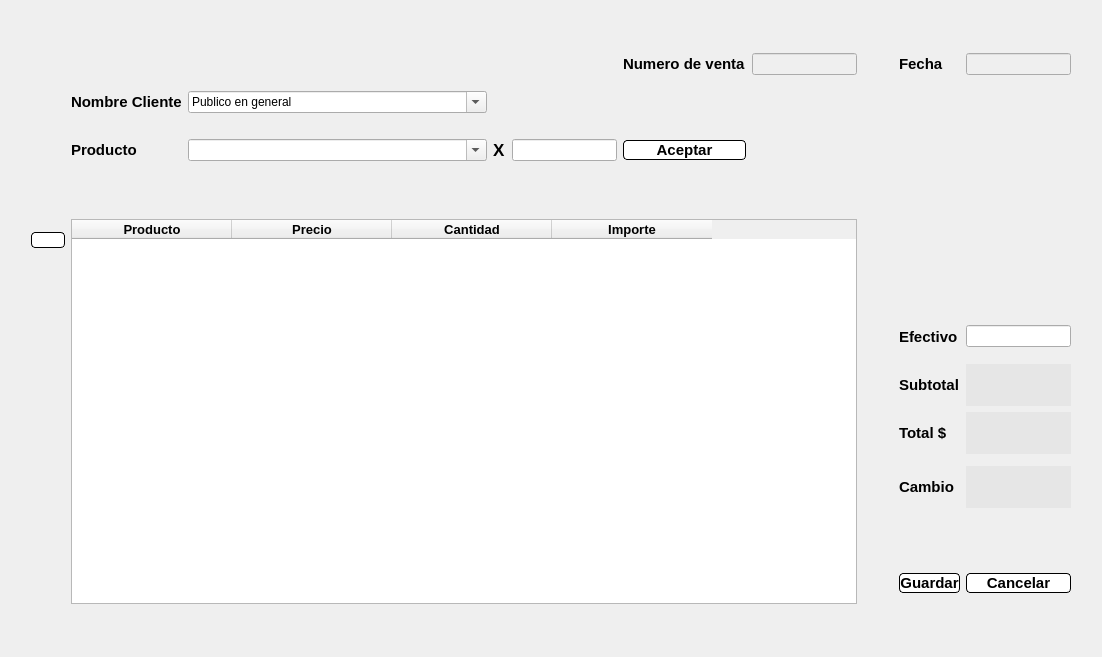
<?xml version="1.0" encoding="UTF-8"?>
<ui version="4.0">
 <class>Form</class>
 <widget class="QWidget" name="Form">
  <property name="geometry">
   <rect>
    <x>0</x>
    <y>0</y>
    <width>1102</width>
    <height>657</height>
   </rect>
  </property>
  <property name="minimumSize">
   <size>
    <width>800</width>
    <height>600</height>
   </size>
  </property>
  <property name="windowTitle">
   <string>Form</string>
  </property>
  <layout class="QGridLayout" name="gridLayout">
   <item row="6" column="1">
    <widget class="QPushButton" name="pushButton_Eliminar">
     <property name="styleSheet">
      <string notr="true">QPushButton{
	border: 1px solid Black;
	background-color: #fff;
	border-radius: 4px;
}
</string>
     </property>
     <property name="text">
      <string/>
     </property>
     <property name="icon">
      <iconset>
       <normaloff>Imagenes/Elimi.png</normaloff>Imagenes/Elimi.png</iconset>
     </property>
     <property name="shortcut">
      <string>Del</string>
     </property>
    </widget>
   </item>
   <item row="3" column="11">
    <widget class="QLabel" name="label_9">
     <property name="font">
      <font>
       <pointsize>13</pointsize>
       <weight>75</weight>
       <bold>true</bold>
      </font>
     </property>
     <property name="text">
      <string>X</string>
     </property>
    </widget>
   </item>
   <item row="3" column="12">
    <widget class="QLineEdit" name="lineEdit_Cantidad"/>
   </item>
   <item row="3" column="3" colspan="8">
    <widget class="QComboBox" name="comboBox_2">
     <property name="styleSheet">
      <string notr="true">selection-background-color: rgb(85, 170, 255);</string>
     </property>
     <property name="editable">
      <bool>true</bool>
     </property>
    </widget>
   </item>
   <item row="2" column="3" colspan="8">
    <widget class="QComboBox" name="comboBox">
     <property name="styleSheet">
      <string notr="true">selection-background-color: rgb(85, 170, 255);</string>
     </property>
     <property name="editable">
      <bool>true</bool>
     </property>
     <property name="currentText">
      <string>Publico en general</string>
     </property>
    </widget>
   </item>
   <item row="1" column="14">
    <widget class="QLineEdit" name="lineEdit_Numero">
     <property name="enabled">
      <bool>false</bool>
     </property>
    </widget>
   </item>
   <item row="0" column="15">
    <spacer name="horizontalSpacer_13">
     <property name="orientation">
      <enum>Qt::Horizontal</enum>
     </property>
     <property name="sizeHint" stdset="0">
      <size>
       <width>40</width>
       <height>20</height>
      </size>
     </property>
    </spacer>
   </item>
   <item row="2" column="2">
    <widget class="QLabel" name="label_7">
     <property name="font">
      <font>
       <pointsize>11</pointsize>
       <weight>75</weight>
       <bold>true</bold>
      </font>
     </property>
     <property name="text">
      <string>Nombre Cliente</string>
     </property>
    </widget>
   </item>
   <item row="15" column="0">
    <spacer name="verticalSpacer_12">
     <property name="orientation">
      <enum>Qt::Vertical</enum>
     </property>
     <property name="sizeHint" stdset="0">
      <size>
       <width>20</width>
       <height>40</height>
      </size>
     </property>
    </spacer>
   </item>
   <item row="14" column="0">
    <spacer name="verticalSpacer_11">
     <property name="orientation">
      <enum>Qt::Vertical</enum>
     </property>
     <property name="sizeHint" stdset="0">
      <size>
       <width>20</width>
       <height>40</height>
      </size>
     </property>
    </spacer>
   </item>
   <item row="12" column="0">
    <spacer name="verticalSpacer_9">
     <property name="orientation">
      <enum>Qt::Vertical</enum>
     </property>
     <property name="sizeHint" stdset="0">
      <size>
       <width>20</width>
       <height>40</height>
      </size>
     </property>
    </spacer>
   </item>
   <item row="10" column="0">
    <spacer name="verticalSpacer_8">
     <property name="orientation">
      <enum>Qt::Vertical</enum>
     </property>
     <property name="sizeHint" stdset="0">
      <size>
       <width>20</width>
       <height>40</height>
      </size>
     </property>
    </spacer>
   </item>
   <item row="13" column="0">
    <spacer name="verticalSpacer_10">
     <property name="orientation">
      <enum>Qt::Vertical</enum>
     </property>
     <property name="sizeHint" stdset="0">
      <size>
       <width>20</width>
       <height>40</height>
      </size>
     </property>
    </spacer>
   </item>
   <item row="9" column="0">
    <spacer name="verticalSpacer_7">
     <property name="orientation">
      <enum>Qt::Vertical</enum>
     </property>
     <property name="sizeHint" stdset="0">
      <size>
       <width>20</width>
       <height>40</height>
      </size>
     </property>
    </spacer>
   </item>
   <item row="8" column="0">
    <spacer name="verticalSpacer_6">
     <property name="orientation">
      <enum>Qt::Vertical</enum>
     </property>
     <property name="sizeHint" stdset="0">
      <size>
       <width>20</width>
       <height>40</height>
      </size>
     </property>
    </spacer>
   </item>
   <item row="3" column="2">
    <widget class="QLabel" name="label_4">
     <property name="font">
      <font>
       <pointsize>11</pointsize>
       <weight>75</weight>
       <bold>true</bold>
      </font>
     </property>
     <property name="text">
      <string>Producto</string>
     </property>
    </widget>
   </item>
   <item row="10" column="17">
    <widget class="QLabel" name="label_total">
     <property name="font">
      <font>
       <pointsize>12</pointsize>
       <weight>75</weight>
       <bold>true</bold>
      </font>
     </property>
     <property name="toolTip">
      <string/>
     </property>
     <property name="styleSheet">
      <string notr="true">background-color: rgb(230, 230, 230);</string>
     </property>
     <property name="text">
      <string/>
     </property>
     <property name="scaledContents">
      <bool>false</bool>
     </property>
     <property name="wordWrap">
      <bool>false</bool>
     </property>
     <property name="openExternalLinks">
      <bool>false</bool>
     </property>
    </widget>
   </item>
   <item row="8" column="16">
    <widget class="QLabel" name="label_6">
     <property name="font">
      <font>
       <pointsize>11</pointsize>
       <weight>75</weight>
       <bold>true</bold>
      </font>
     </property>
     <property name="text">
      <string>Efectivo</string>
     </property>
    </widget>
   </item>
   <item row="8" column="17">
    <widget class="QLineEdit" name="lineEdit_Efectivo"/>
   </item>
   <item row="9" column="17">
    <widget class="QLabel" name="label_Subtotal">
     <property name="font">
      <font>
       <pointsize>12</pointsize>
       <weight>75</weight>
       <bold>true</bold>
      </font>
     </property>
     <property name="toolTip">
      <string/>
     </property>
     <property name="styleSheet">
      <string notr="true">background-color: rgb(230, 230, 230);</string>
     </property>
     <property name="text">
      <string/>
     </property>
     <property name="scaledContents">
      <bool>false</bool>
     </property>
     <property name="wordWrap">
      <bool>false</bool>
     </property>
     <property name="openExternalLinks">
      <bool>false</bool>
     </property>
    </widget>
   </item>
   <item row="12" column="17">
    <widget class="QLabel" name="label_Cambio">
     <property name="font">
      <font>
       <pointsize>12</pointsize>
       <weight>75</weight>
       <bold>true</bold>
      </font>
     </property>
     <property name="toolTip">
      <string/>
     </property>
     <property name="styleSheet">
      <string notr="true">background-color: rgb(230, 230, 230);</string>
     </property>
     <property name="text">
      <string/>
     </property>
     <property name="scaledContents">
      <bool>false</bool>
     </property>
     <property name="wordWrap">
      <bool>false</bool>
     </property>
     <property name="openExternalLinks">
      <bool>false</bool>
     </property>
    </widget>
   </item>
   <item row="6" column="2" rowspan="9" colspan="13">
    <widget class="QTableWidget" name="tableWidget">
     <property name="editTriggers">
      <set>QAbstractItemView::NoEditTriggers</set>
     </property>
     <property name="selectionMode">
      <enum>QAbstractItemView::SingleSelection</enum>
     </property>
     <property name="selectionBehavior">
      <enum>QAbstractItemView::SelectRows</enum>
     </property>
     <attribute name="horizontalHeaderDefaultSectionSize">
      <number>160</number>
     </attribute>
     <attribute name="horizontalHeaderMinimumSectionSize">
      <number>36</number>
     </attribute>
     <column>
      <property name="text">
       <string>Producto</string>
      </property>
      <property name="font">
       <font>
        <pointsize>10</pointsize>
        <weight>75</weight>
        <bold>true</bold>
       </font>
      </property>
     </column>
     <column>
      <property name="text">
       <string>Precio</string>
      </property>
      <property name="font">
       <font>
        <pointsize>10</pointsize>
        <weight>75</weight>
        <bold>true</bold>
       </font>
      </property>
      <property name="icon">
       <iconset>
        <normaloff>Imagenes/images.png</normaloff>Imagenes/images.png</iconset>
      </property>
     </column>
     <column>
      <property name="text">
       <string>Cantidad</string>
      </property>
      <property name="font">
       <font>
        <pointsize>10</pointsize>
        <weight>75</weight>
        <bold>true</bold>
       </font>
      </property>
     </column>
     <column>
      <property name="text">
       <string>Importe</string>
      </property>
      <property name="font">
       <font>
        <pointsize>10</pointsize>
        <weight>75</weight>
        <bold>true</bold>
       </font>
      </property>
     </column>
    </widget>
   </item>
   <item row="14" column="16">
    <widget class="QPushButton" name="pushButton_Guardar">
     <property name="font">
      <font>
       <pointsize>11</pointsize>
       <weight>75</weight>
       <bold>true</bold>
      </font>
     </property>
     <property name="styleSheet">
      <string notr="true">
QPushButton{
	border: 1px solid Black;
	background-color: #fff;
	border-radius: 4px;
}
</string>
     </property>
     <property name="text">
      <string>Guardar</string>
     </property>
     <property name="icon">
      <iconset>
       <normaloff>Imagenes/gurdar.jpg</normaloff>Imagenes/gurdar.jpg</iconset>
     </property>
     <property name="iconSize">
      <size>
       <width>20</width>
       <height>20</height>
      </size>
     </property>
    </widget>
   </item>
   <item row="14" column="17">
    <widget class="QPushButton" name="pushButton_Cancelar">
     <property name="font">
      <font>
       <pointsize>11</pointsize>
       <weight>75</weight>
       <bold>true</bold>
      </font>
     </property>
     <property name="styleSheet">
      <string notr="true">

QPushButton{
	border: 1px solid Black;
	background-color: #fff;
	border-radius: 4px;
}
</string>
     </property>
     <property name="text">
      <string>Cancelar</string>
     </property>
     <property name="icon">
      <iconset>
       <normaloff>Imagenes/cancelar.png</normaloff>Imagenes/cancelar.png</iconset>
     </property>
     <property name="iconSize">
      <size>
       <width>20</width>
       <height>20</height>
      </size>
     </property>
    </widget>
   </item>
   <item row="10" column="16">
    <widget class="QLabel" name="label_5">
     <property name="font">
      <font>
       <pointsize>11</pointsize>
       <weight>75</weight>
       <bold>true</bold>
      </font>
     </property>
     <property name="text">
      <string>Total $</string>
     </property>
    </widget>
   </item>
   <item row="9" column="16">
    <widget class="QLabel" name="label_8">
     <property name="font">
      <font>
       <pointsize>11</pointsize>
       <weight>75</weight>
       <bold>true</bold>
      </font>
     </property>
     <property name="text">
      <string>Subtotal</string>
     </property>
    </widget>
   </item>
   <item row="12" column="16">
    <widget class="QLabel" name="label_13">
     <property name="font">
      <font>
       <pointsize>11</pointsize>
       <weight>75</weight>
       <bold>true</bold>
      </font>
     </property>
     <property name="text">
      <string>Cambio</string>
     </property>
    </widget>
   </item>
   <item row="2" column="0">
    <spacer name="verticalSpacer">
     <property name="orientation">
      <enum>Qt::Vertical</enum>
     </property>
     <property name="sizeHint" stdset="0">
      <size>
       <width>20</width>
       <height>40</height>
      </size>
     </property>
    </spacer>
   </item>
   <item row="5" column="0">
    <spacer name="verticalSpacer_3">
     <property name="orientation">
      <enum>Qt::Vertical</enum>
     </property>
     <property name="sizeHint" stdset="0">
      <size>
       <width>20</width>
       <height>40</height>
      </size>
     </property>
    </spacer>
   </item>
   <item row="6" column="0">
    <spacer name="verticalSpacer_4">
     <property name="orientation">
      <enum>Qt::Vertical</enum>
     </property>
     <property name="sizeHint" stdset="0">
      <size>
       <width>20</width>
       <height>40</height>
      </size>
     </property>
    </spacer>
   </item>
   <item row="7" column="0">
    <spacer name="verticalSpacer_5">
     <property name="orientation">
      <enum>Qt::Vertical</enum>
     </property>
     <property name="sizeHint" stdset="0">
      <size>
       <width>20</width>
       <height>40</height>
      </size>
     </property>
    </spacer>
   </item>
   <item row="3" column="0">
    <spacer name="verticalSpacer_2">
     <property name="orientation">
      <enum>Qt::Vertical</enum>
     </property>
     <property name="sizeHint" stdset="0">
      <size>
       <width>20</width>
       <height>40</height>
      </size>
     </property>
    </spacer>
   </item>
   <item row="1" column="17">
    <widget class="QLineEdit" name="lineEdit_Fecha">
     <property name="enabled">
      <bool>false</bool>
     </property>
    </widget>
   </item>
   <item row="0" column="2">
    <spacer name="horizontalSpacer">
     <property name="orientation">
      <enum>Qt::Horizontal</enum>
     </property>
     <property name="sizeHint" stdset="0">
      <size>
       <width>40</width>
       <height>20</height>
      </size>
     </property>
    </spacer>
   </item>
   <item row="0" column="6">
    <spacer name="horizontalSpacer_4">
     <property name="orientation">
      <enum>Qt::Horizontal</enum>
     </property>
     <property name="sizeHint" stdset="0">
      <size>
       <width>40</width>
       <height>20</height>
      </size>
     </property>
    </spacer>
   </item>
   <item row="0" column="7">
    <spacer name="horizontalSpacer_5">
     <property name="orientation">
      <enum>Qt::Horizontal</enum>
     </property>
     <property name="sizeHint" stdset="0">
      <size>
       <width>40</width>
       <height>20</height>
      </size>
     </property>
    </spacer>
   </item>
   <item row="0" column="3">
    <spacer name="horizontalSpacer_2">
     <property name="orientation">
      <enum>Qt::Horizontal</enum>
     </property>
     <property name="sizeHint" stdset="0">
      <size>
       <width>40</width>
       <height>20</height>
      </size>
     </property>
    </spacer>
   </item>
   <item row="0" column="8">
    <spacer name="horizontalSpacer_6">
     <property name="orientation">
      <enum>Qt::Horizontal</enum>
     </property>
     <property name="sizeHint" stdset="0">
      <size>
       <width>40</width>
       <height>20</height>
      </size>
     </property>
    </spacer>
   </item>
   <item row="0" column="4">
    <spacer name="horizontalSpacer_3">
     <property name="orientation">
      <enum>Qt::Horizontal</enum>
     </property>
     <property name="sizeHint" stdset="0">
      <size>
       <width>40</width>
       <height>20</height>
      </size>
     </property>
    </spacer>
   </item>
   <item row="0" column="10">
    <spacer name="horizontalSpacer_8">
     <property name="orientation">
      <enum>Qt::Horizontal</enum>
     </property>
     <property name="sizeHint" stdset="0">
      <size>
       <width>40</width>
       <height>20</height>
      </size>
     </property>
    </spacer>
   </item>
   <item row="0" column="14">
    <spacer name="horizontalSpacer_9">
     <property name="orientation">
      <enum>Qt::Horizontal</enum>
     </property>
     <property name="sizeHint" stdset="0">
      <size>
       <width>40</width>
       <height>20</height>
      </size>
     </property>
    </spacer>
   </item>
   <item row="0" column="16">
    <spacer name="horizontalSpacer_10">
     <property name="orientation">
      <enum>Qt::Horizontal</enum>
     </property>
     <property name="sizeHint" stdset="0">
      <size>
       <width>40</width>
       <height>20</height>
      </size>
     </property>
    </spacer>
   </item>
   <item row="0" column="17">
    <spacer name="horizontalSpacer_11">
     <property name="orientation">
      <enum>Qt::Horizontal</enum>
     </property>
     <property name="sizeHint" stdset="0">
      <size>
       <width>40</width>
       <height>20</height>
      </size>
     </property>
    </spacer>
   </item>
   <item row="0" column="9">
    <spacer name="horizontalSpacer_7">
     <property name="orientation">
      <enum>Qt::Horizontal</enum>
     </property>
     <property name="sizeHint" stdset="0">
      <size>
       <width>40</width>
       <height>20</height>
      </size>
     </property>
    </spacer>
   </item>
   <item row="1" column="16">
    <widget class="QLabel" name="label">
     <property name="font">
      <font>
       <pointsize>11</pointsize>
       <weight>75</weight>
       <bold>true</bold>
      </font>
     </property>
     <property name="text">
      <string>Fecha</string>
     </property>
    </widget>
   </item>
   <item row="1" column="13">
    <widget class="QLabel" name="label_2">
     <property name="font">
      <font>
       <pointsize>11</pointsize>
       <weight>75</weight>
       <bold>true</bold>
      </font>
     </property>
     <property name="text">
      <string>Numero de venta</string>
     </property>
    </widget>
   </item>
   <item row="3" column="13">
    <widget class="QPushButton" name="pushButton_3">
     <property name="font">
      <font>
       <pointsize>11</pointsize>
       <weight>75</weight>
       <bold>true</bold>
      </font>
     </property>
     <property name="styleSheet">
      <string notr="true">

QPushButton{
	border: 1px solid Black;
	background-color: #fff;
	border-radius: 4px;
}
</string>
     </property>
     <property name="text">
      <string>Aceptar</string>
     </property>
     <property name="icon">
      <iconset>
       <normaloff>Imagenes/guardar.png</normaloff>Imagenes/guardar.png</iconset>
     </property>
     <property name="iconSize">
      <size>
       <width>20</width>
       <height>20</height>
      </size>
     </property>
    </widget>
   </item>
   <item row="0" column="18">
    <spacer name="verticalSpacer_13">
     <property name="orientation">
      <enum>Qt::Vertical</enum>
     </property>
     <property name="sizeHint" stdset="0">
      <size>
       <width>20</width>
       <height>40</height>
      </size>
     </property>
    </spacer>
   </item>
  </layout>
 </widget>
 <resources/>
 <connections/>
</ui>
